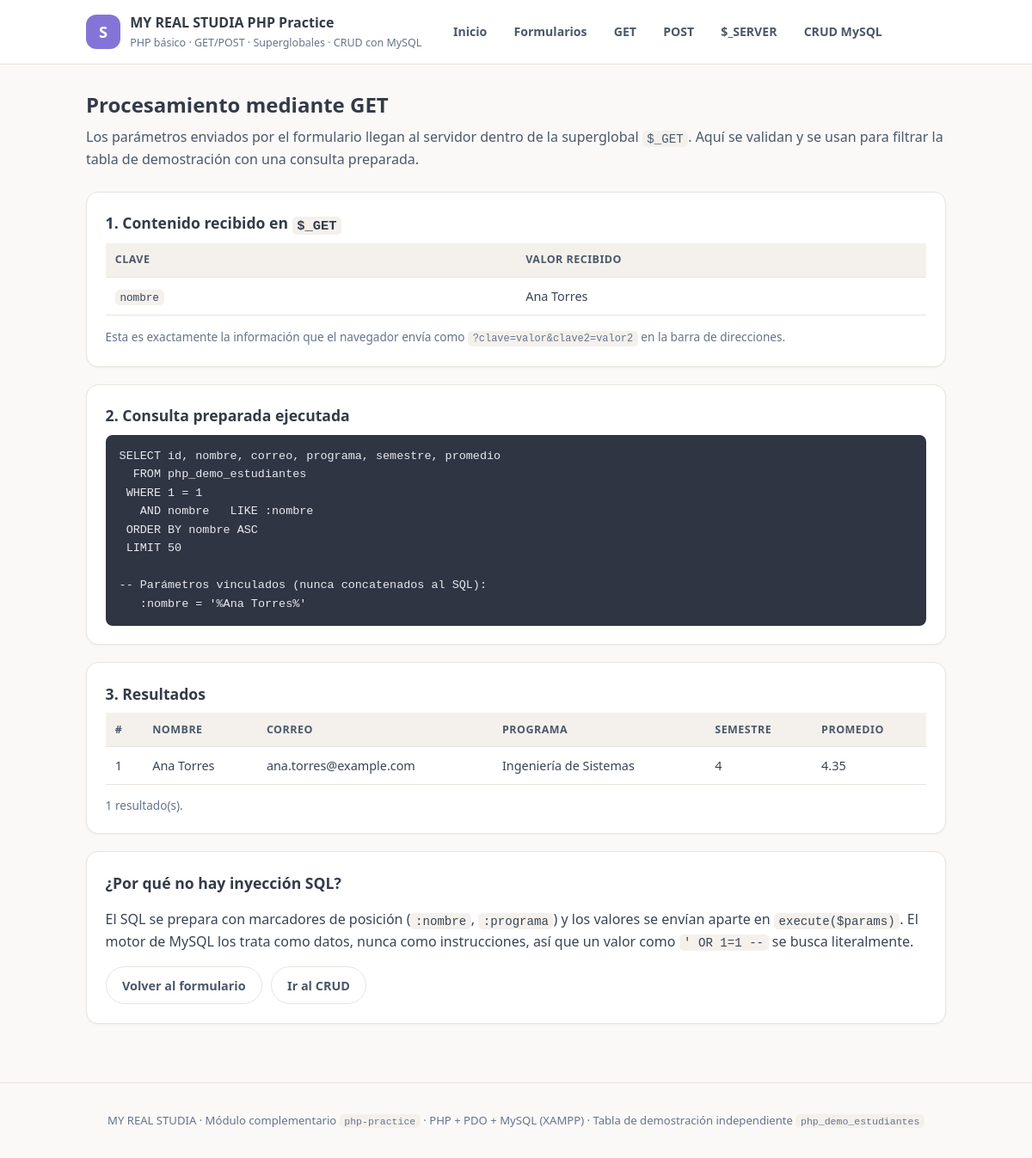
Page /get.php?nombre=Ana Torres on the committed database.
### tables this page shows
CREATE TABLE php_demo_estudiantes (
  id          INT UNSIGNED    NOT NULL AUTO_INCREMENT,
  nombre      VARCHAR(120)    NOT NULL,
  correo      VARCHAR(150)    NOT NULL,
  programa    VARCHAR(120)    NOT NULL,
  semestre    TINYINT UNSIGNED NOT NULL,
  promedio    DECIMAL(4, 2)   NOT NULL,
  created_at  TIMESTAMP       NOT NULL DEFAULT CURRENT_TIMESTAMP,
  updated_at  TIMESTAMP       NOT NULL DEFAULT CURRENT_TIMESTAMP ON UPDATE CURRENT_TIMESTAMP,
  PRIMARY KEY (id),
   
  UNIQUE KEY uq_php_demo_estudiantes_correo (correo)
);

### includes/functions.php (called while the page is built, shortened)
<?php
function e($value): string
{
    return htmlspecialchars((string) $value, ENT_QUOTES | ENT_SUBSTITUTE, 'UTF-8');
}
function url(string $path = ''): string
{
    return BASE_URL . '/' . ltrim($path, '/');
}
function like_escape(string $value): string
{
    return str_replace(['\\', '%', '_'], ['\\\\', '\\%', '\\_'], $value);
}

### config/database.php (called while the page is built, shortened)
<?php
function db(): PDO
{
    static $pdo = null;
    $config = require __DIR__ . '/config.php';
    $dsn = sprintf(
        'mysql:host=%s;port=%d;dbname=%s;charset=%s',
        $config['host'],
        $config['port'],
        $config['database'],
        $config['charset']
    );
    try {
        $pdo = new PDO($dsn, $config['user'], $config['password'], [
            PDO::ATTR_ERRMODE            => PDO::ERRMODE_EXCEPTION,
            PDO::ATTR_DEFAULT_FETCH_MODE => PDO::FETCH_ASSOC,
            PDO::ATTR_EMULATE_PREPARES   => false,
            PDO::ATTR_STRINGIFY_FETCHES  => false,
        ]);
    } catch (PDOException $exception) {
        throw new RuntimeException(
            'No se pudo conectar con MySQL. Verifica que Apache y MySQL estén activos en XAMPP '
            . 'y que la base de datos "php_practice" haya sido importada desde sql/php_practice.sql. '
            . 'Detalle técnico: ' . $exception->getMessage(),
            0,
            $exception
        );
    }
    return $pdo;
}

### get.php (the view, shortened to what this page needs)
<?php
require_once __DIR__ . '/includes/bootstrap.php';
$pageIntro = 'Los parámetros enviados por el formulario llegan al servidor dentro de la '
    . 'superglobal <code>$_GET</code>. Aquí se validan y se usan para filtrar la tabla de '
    . 'demostración con una consulta preparada.';
$parametros = $_GET;
$nombre     = trim((string) ($_GET['nombre'] ?? ''));
$programa   = trim((string) ($_GET['programa'] ?? ''));
$resultados = [];
$huboBusqueda = $nombre !== '' || $programa !== '';
if ($huboBusqueda) {
    $sql = 'SELECT id, nombre, correo, programa, semestre, promedio
              FROM php_demo_estudiantes
             WHERE 1 = 1';
    $params = [];
    if ($nombre !== '') {
        $sql .= ' AND nombre LIKE :nombre';
        $params['nombre'] = '%' . like_escape($nombre) . '%';
    }
    $sql .= ' ORDER BY nombre ASC LIMIT 50';
    $statement = db()->prepare($sql);
    $statement->execute($params);
    $resultados = $statement->fetchAll();
}
$mostrarResultados = $huboBusqueda;
require __DIR__ . '/includes/header.php';
?>
<div class="card">
  <h2>1. Contenido recibido en <code>$_GET</code></h2>
  <?php if (empty($parametros)): ?>
    <p class="empty">No se recibió ningún parámetro. Prueba a enviar el formulario GET.</p>
  <?php else: ?>
    <div class="table-wrap">
      <table class="table table--compact">
        <thead>
          <tr>
            <th scope="col">Clave</th>
            <th scope="col">Valor recibido</th>
          </tr>
        </thead>
        <tbody>
          <?php foreach ($parametros as $clave => $valor): ?>
            <tr>
              <td><code><?= e($clave) ?></code></td>
              <td><?= e(is_array($valor) ? implode(', ', $valor) : $valor) ?></td>
            </tr>
          <?php endforeach; ?>
        </tbody>
      </table>
    </div>
    <p class="hint">
      Esta es exactamente la información que el navegador envía como
      <code>?clave=valor&amp;clave2=valor2</code> en la barra de direcciones.
    </p>
  <?php endif; ?>
</div>
<div class="card">
  <h2>2. Consulta preparada ejecutada</h2>
  <?php if (!$huboBusqueda): ?>
    <p class="empty">Envía al menos un criterio para ejecutar la búsqueda.</p>
  <?php else: ?>
    <pre class="code-block"><?= e(
        "SELECT id, nombre, correo, programa, semestre, promedio\n"
        . "  FROM php_demo_estudiantes\n"
        . " WHERE 1 = 1"
        . ($nombre !== '' ? "\n   AND nombre   LIKE :nombre" : '')
        . ($programa !== '' ? "\n   AND programa LIKE :programa" : '')
        . "\n ORDER BY nombre ASC\n LIMIT 50"
    ) ?><?php if ($params): ?>
-- Parámetros vinculados (nunca concatenados al SQL):
<?php foreach ($params as $clave => $valor): ?>   :<?= e($clave) ?> = <?= e(var_export($valor, true)) ?>
<?php endforeach; ?><?php endif; ?></pre>
  <?php endif; ?>
</div>
<?php if ($mostrarResultados): ?>
  <div class="card">
    <h2>3. Resultados</h2>
    <?php if (empty($resultados)): ?>
      <p class="empty">Ningún registro coincide con la búsqueda.</p>
    <?php else: ?>
      <div class="table-wrap">
        <table class="table">
          <thead>
            <tr>
              <th scope="col">#</th>
              <th scope="col">Nombre</th>
              <th scope="col">Correo</th>
              <th scope="col">Programa</th>
              <th scope="col">Semestre</th>
              <th scope="col">Promedio</th>
            </tr>
          </thead>
          <tbody>
            <?php foreach ($resultados as $fila): ?>
              <tr>
                <td><?= e($fila['id']) ?></td>
                <td><?= e($fila['nombre']) ?></td>
                <td><?= e($fila['correo']) ?></td>
                <td><?= e($fila['programa']) ?></td>
                <td><?= e($fila['semestre']) ?></td>
                <td><?= e(number_format((float) $fila['promedio'], 2)) ?></td>
              </tr>
            <?php endforeach; ?>
          </tbody>
        </table>
      </div>
      <p class="hint"><?= e(count($resultados)) ?> resultado(s).</p>
    <?php endif; ?>
  </div>
<?php endif; ?>
<div class="card">
  <h2>¿Por qué no hay inyección SQL?</h2>
  <p>
    El SQL se prepara con marcadores de posición (<code>:nombre</code>,
    <code>:programa</code>) y los valores se envían aparte en
    <code>execute($params)</code>. El motor de MySQL los trata como datos, nunca como
    instrucciones, así que un valor como <code>' OR 1=1 --</code> se busca literalmente.
  </p>
  <p class="actions">
    <a class="button button--ghost" href="<?= e(url('formulario.php')) ?>">Volver al formulario</a>
    <a class="button button--ghost" href="<?= e(url('crud/index.php')) ?>">Ir al CRUD</a>
  </p>
</div>
<?php require __DIR__ . '/includes/footer.php'; ?>

### assets/style.css (style rules this page uses)
:root { --lav-100: #ebe7fa; --lav-500: #8574d8; --lav-700: #5a4aa3; --warm-50: #faf9f7; --warm-100: #f4f1ed; --warm-200: #e9e4de; --slate-500: #64748b; --slate-600: #4c5869; --slate-700: #3a4453; --heading: #333b48; --green-500: #3d8a64; --green-bg: #e7f5ec; --danger: #a83c34; --danger-bg: #fbeceb; --warning: #8a5f27; --warning-bg: #fbf2e5; --radius: 14px; --radius-sm: 8px; }
* { box-sizing: border-box; }
body { margin: 0; background: var(--warm-50); color: var(--slate-700); font-family: 'Segoe UI', Roboto, system-ui, -apple-system, sans-serif; line-height: 1.6; }
a { color: var(--lav-700); }
.card { background: #fff; border: 1px solid var(--warm-200); border-radius: var(--radius); padding: 1.35rem; margin-bottom: 1.25rem; box-shadow: 0 1px 2px rgba(58, 68, 83, 0.05); }
.card h2 { margin: 0 0 0.5rem; font-size: 1.1rem; color: var(--heading); }
.card p:last-child { margin-bottom: 0; }
.actions { display: flex; flex-wrap: wrap; gap: 0.6rem; }
.button { display: inline-flex; align-items: center; gap: 0.4rem; padding: 0.58rem 1.15rem; border: 1px solid transparent; border-radius: 999px; background: var(--lav-500); color: #fff; font: inherit; font-weight: 600; font-size: 0.9rem; text-decoration: none; cursor: pointer; }
.button--ghost { background: transparent; border-color: var(--warm-200); color: var(--slate-600); }
.table-wrap { overflow-x: auto; }
table.table { width: 100%; border-collapse: collapse; font-size: 0.9rem; }
table.table th, table.table td { padding: 0.6rem 0.7rem; text-align: left; border-bottom: 1px solid var(--warm-200); vertical-align: top; }
table.table thead th { background: var(--warm-100); color: var(--slate-600); font-size: 0.78rem; text-transform: uppercase; letter-spacing: 0.04em; }
.table--compact th { width: 34%; white-space: nowrap; }
code { background: var(--warm-100); border-radius: 5px; padding: 0.1rem 0.35rem; font-family: 'Cascadia Code', Consolas, monospace; font-size: 0.88em; }
pre.code-block { margin: 0; padding: 0.9rem 1rem; background: #2f3542; color: #eaeaf0; border-radius: var(--radius-sm); overflow-x: auto; font-size: 0.84rem; }
.hint { color: var(--slate-500); font-size: 0.85rem; }

### rows in the picture
php_demo_estudiantes: id "1", nombre "Ana Torres", correo "ana.torres@example.com", programa "Ingeniería de Sistemas", semestre "4", promedio "4.35"

### other values in the picture
$label "Inicio"
$label "Formularios"
$label "GET"
$label "POST"
$label "$_SERVER"
$label "CRUD MySQL"
$pageTitle "Procesamiento mediante GET"
$clave "nombre"
is_array($valor) ? implode(', ', $valor) : $valor "Ana Torres"
var_export($valor, true) "'%Ana Torres%'"
count($resultados) "1"
